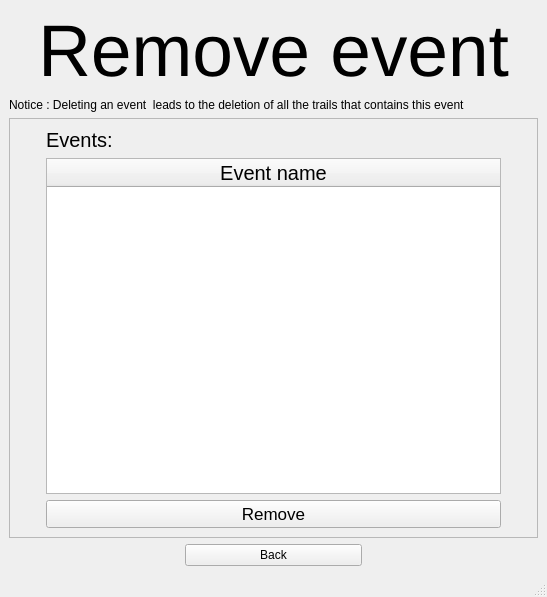
<?xml version="1.0" encoding="UTF-8"?>
<ui version="4.0">
 <class>MainWindow</class>
 <widget class="QMainWindow" name="MainWindow">
  <property name="geometry">
   <rect>
    <x>0</x>
    <y>0</y>
    <width>547</width>
    <height>597</height>
   </rect>
  </property>
  <property name="windowTitle">
   <string>MainWindow</string>
  </property>
  <widget class="QWidget" name="centralwidget">
   <layout class="QGridLayout" name="gridLayout_2">
    <item row="0" column="0">
     <widget class="QLabel" name="headline_label">
      <property name="sizePolicy">
       <sizepolicy hsizetype="Minimum" vsizetype="Minimum">
        <horstretch>0</horstretch>
        <verstretch>0</verstretch>
       </sizepolicy>
      </property>
      <property name="minimumSize">
       <size>
        <width>400</width>
        <height>80</height>
       </size>
      </property>
      <property name="maximumSize">
       <size>
        <width>16777215</width>
        <height>134</height>
       </size>
      </property>
      <property name="baseSize">
       <size>
        <width>0</width>
        <height>0</height>
       </size>
      </property>
      <property name="font">
       <font>
        <family>Arial</family>
        <pointsize>55</pointsize>
        <weight>50</weight>
        <italic>false</italic>
        <bold>false</bold>
       </font>
      </property>
      <property name="mouseTracking">
       <bool>false</bool>
      </property>
      <property name="tabletTracking">
       <bool>false</bool>
      </property>
      <property name="acceptDrops">
       <bool>false</bool>
      </property>
      <property name="toolTip">
       <string/>
      </property>
      <property name="styleSheet">
       <string notr="true">font: 55pt &quot;Arial&quot;;</string>
      </property>
      <property name="frameShape">
       <enum>QFrame::NoFrame</enum>
      </property>
      <property name="frameShadow">
       <enum>QFrame::Sunken</enum>
      </property>
      <property name="lineWidth">
       <number>1</number>
      </property>
      <property name="midLineWidth">
       <number>0</number>
      </property>
      <property name="text">
       <string>Remove event</string>
      </property>
      <property name="scaledContents">
       <bool>false</bool>
      </property>
      <property name="alignment">
       <set>Qt::AlignCenter</set>
      </property>
      <property name="wordWrap">
       <bool>true</bool>
      </property>
      <property name="margin">
       <number>0</number>
      </property>
      <property name="indent">
       <number>-1</number>
      </property>
      <property name="openExternalLinks">
       <bool>false</bool>
      </property>
     </widget>
    </item>
    <item row="3" column="0">
     <layout class="QHBoxLayout" name="navigation_horizontalLayout" stretch="1,1,1">
      <item>
       <spacer name="left_horizontalSpacer">
        <property name="orientation">
         <enum>Qt::Horizontal</enum>
        </property>
        <property name="sizeHint" stdset="0">
         <size>
          <width>40</width>
          <height>20</height>
         </size>
        </property>
       </spacer>
      </item>
      <item>
       <widget class="QPushButton" name="back_pushButton">
        <property name="text">
         <string>Back</string>
        </property>
       </widget>
      </item>
      <item>
       <spacer name="right_horizontalSpacer">
        <property name="orientation">
         <enum>Qt::Horizontal</enum>
        </property>
        <property name="sizeHint" stdset="0">
         <size>
          <width>40</width>
          <height>20</height>
         </size>
        </property>
       </spacer>
      </item>
     </layout>
    </item>
    <item row="2" column="0">
     <widget class="QScrollArea" name="scrollArea">
      <property name="font">
       <font>
        <family>Arial</family>
        <pointsize>15</pointsize>
       </font>
      </property>
      <property name="widgetResizable">
       <bool>true</bool>
      </property>
      <widget class="QWidget" name="scrollAreaWidgetContents">
       <property name="geometry">
        <rect>
         <x>0</x>
         <y>0</y>
         <width>527</width>
         <height>418</height>
        </rect>
       </property>
       <layout class="QGridLayout" name="gridLayout">
        <item row="3" column="0">
         <layout class="QVBoxLayout" name="scroll_verticalLayout" stretch="0,5">
          <item>
           <widget class="QLabel" name="label">
            <property name="text">
             <string>Events:</string>
            </property>
           </widget>
          </item>
          <item>
           <widget class="QTableWidget" name="events_table">
            <property name="sizePolicy">
             <sizepolicy hsizetype="Expanding" vsizetype="Expanding">
              <horstretch>1</horstretch>
              <verstretch>100</verstretch>
             </sizepolicy>
            </property>
            <property name="minimumSize">
             <size>
              <width>455</width>
              <height>0</height>
             </size>
            </property>
            <property name="maximumSize">
             <size>
              <width>455</width>
              <height>16777215</height>
             </size>
            </property>
            <property name="editTriggers">
             <set>QAbstractItemView::NoEditTriggers</set>
            </property>
            <property name="selectionMode">
             <enum>QAbstractItemView::SingleSelection</enum>
            </property>
            <attribute name="horizontalHeaderHighlightSections">
             <bool>false</bool>
            </attribute>
            <attribute name="horizontalHeaderMinimumSectionSize">
             <number>45</number>
            </attribute>
            <attribute name="horizontalHeaderStretchLastSection">
             <bool>true</bool>
            </attribute>
            <column>
             <property name="text">
              <string>Event name</string>
             </property>
             <property name="textAlignment">
              <set>AlignCenter</set>
             </property>
            </column>
           </widget>
          </item>
         </layout>
        </item>
        <item row="4" column="0">
         <widget class="QPushButton" name="remove_pushButton">
          <property name="font">
           <font>
            <pointsize>13</pointsize>
           </font>
          </property>
          <property name="text">
           <string>Remove</string>
          </property>
         </widget>
        </item>
       </layout>
      </widget>
     </widget>
    </item>
    <item row="1" column="0">
     <widget class="QLabel" name="label_3">
      <property name="font">
       <font>
        <pointsize>9</pointsize>
       </font>
      </property>
      <property name="text">
       <string>Notice : Deleting an event  leads to the deletion of all the trails that contains this event</string>
      </property>
     </widget>
    </item>
   </layout>
  </widget>
  <widget class="QStatusBar" name="statusbar"/>
 </widget>
 <resources/>
 <connections/>
</ui>
